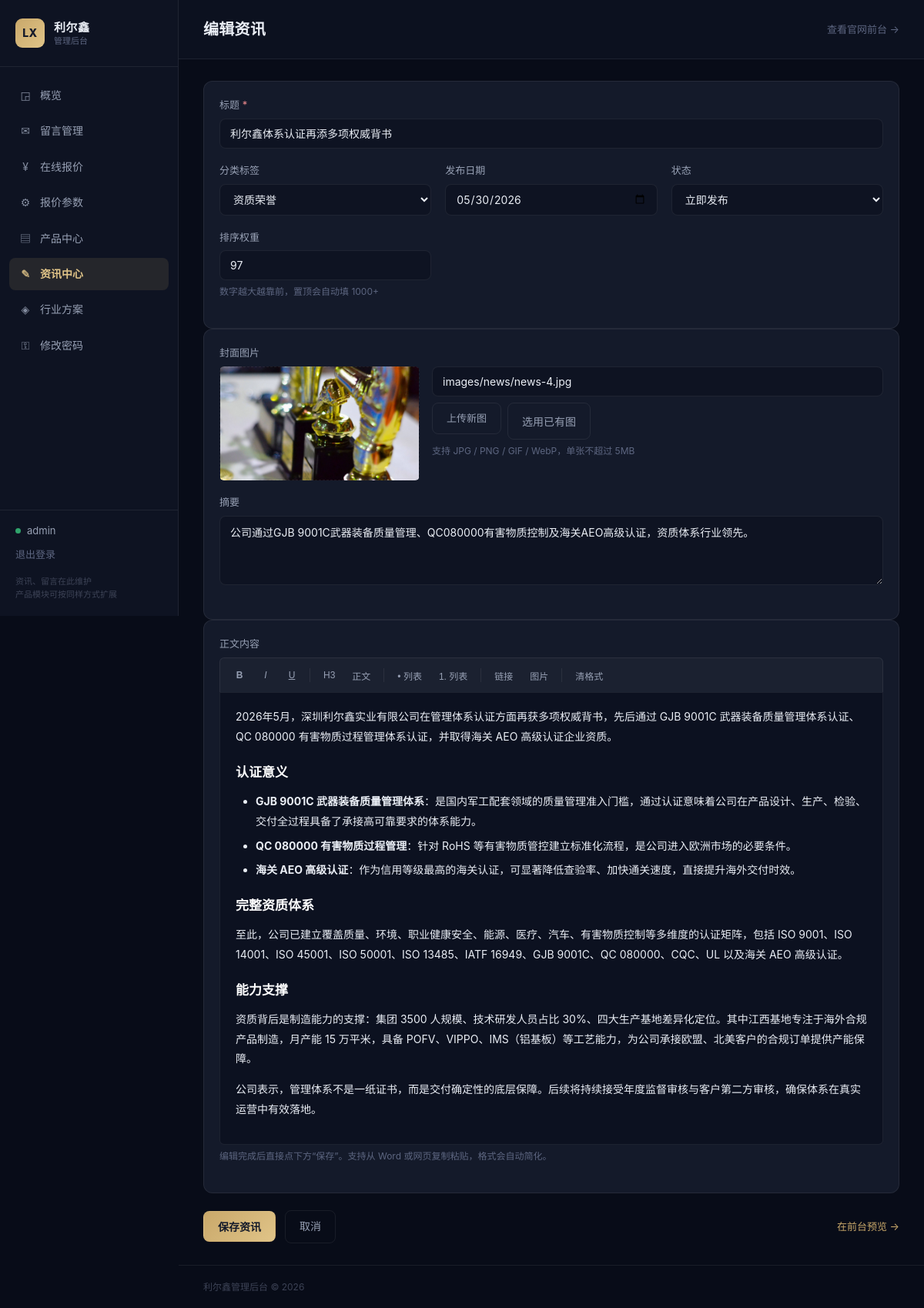
Page /admin/news.php?edit=4 (signed in) on the committed database.
### tables this page shows
CREATE TABLE IF NOT EXISTS `news` (
  `id` INT UNSIGNED NOT NULL AUTO_INCREMENT,
  `slug` VARCHAR(120) NOT NULL DEFAULT '' COMMENT '自定义标识，用于幂等导入',
  `title` VARCHAR(200) NOT NULL COMMENT '标题',
  `tag` VARCHAR(30) NOT NULL DEFAULT '' COMMENT '分类：企业动态/技术前沿/资质荣誉 等',
  `cover` VARCHAR(255) NOT NULL DEFAULT '' COMMENT '封面图路径，如 images/news/news-1.jpg',
  `excerpt` VARCHAR(500) NOT NULL DEFAULT '' COMMENT '摘要',
  `content` MEDIUMTEXT NULL COMMENT '正文（富文本 HTML，保存时过白名单）',
  `published_date` DATE NOT NULL COMMENT '发布日期',
  `status` TINYINT(1) NOT NULL DEFAULT 1 COMMENT '状态 1已发布 0草稿',
  `sort_weight` INT NOT NULL DEFAULT 0 COMMENT '排序权重，越大越靠前',
  `views` INT UNSIGNED NOT NULL DEFAULT 0 COMMENT '浏览量',
  `created_at` DATETIME NOT NULL DEFAULT CURRENT_TIMESTAMP,
  `updated_at` DATETIME NOT NULL DEFAULT CURRENT_TIMESTAMP ON UPDATE CURRENT_TIMESTAMP,
  PRIMARY KEY (`id`),
  UNIQUE KEY `uk_slug` (`slug`),
  KEY `idx_status_date` (`status`, `published_date`),
  KEY `idx_sort` (`sort_weight`)
);

### inc/bootstrap.php (called while the page is built, shortened)
<?php
function site_base(): string
{
    $script = str_replace('\\', '/', (string) ($_SERVER['SCRIPT_NAME'] ?? '/'));
    $dir = str_replace('\\', '/', dirname($script));
    $base = dirname($dir);
    if ($base === '/' || $base === '.' || $base === '') {
        $base = '';
    }
    return $base;
}
function site_url(string $path): string
{
    return site_base() . '/' . ltrim($path, '/');
}
function front_url(string $hash = '#/'): string
{
    return site_url('index.html' . $hash);
}
function e(string $value): string
{
    return htmlspecialchars($value, ENT_QUOTES | ENT_SUBSTITUTE, 'UTF-8');
}

### admin/news.php (the view, shortened to what this page needs)
<?php
require __DIR__ . '/../inc/bootstrap.php';
require __DIR__ . '/../inc/admin_layout.php';
$pdo = db();
$editId = (int) ($_GET['edit'] ?? 0);
$isNew = isset($_GET['new']);
if ($editId > 0 || $isNew) {
    $item = [
        'id' => 0,
        'title' => '',
        'tag' => '企业动态',
        'cover' => '',
        'excerpt' => '',
        'content' => '',
        'published_date' => date('Y-m-d'),
        'status' => 1,
        'sort_weight' => 0,
    ];
    if ($editId > 0) {
        $st = $pdo->prepare('SELECT * FROM news WHERE id = ?');
        $st->execute([$editId]);
        $found = $st->fetch();
        $item = $found;
    }
    $tagOptions = ['企业动态', '技术前沿', '合作动态', '资质荣誉', '展会动态', '行业洞察'];
    ?>
    <form method="post" id="newsForm" class="news-form">
        <div class="card">
            <div class="field">
                <label for="titleInput">标题 <span class="req">*</span></label>
                <input class="input" id="titleInput" name="title" type="text" maxlength="200"
                       required placeholder="请输入资讯标题"
                       value="<?= e($item['title']) ?>">
            </div>
            <div class="form-grid">
                <div class="field">
                    <label for="tagSelect">分类标签</label>
                    <select class="input" id="tagSelect" name="tag_select">
                        <?php foreach ($tagOptions as $opt): ?>
                            <option value="<?= e($opt) ?>" <?= $item['tag'] === $opt ? 'selected' : '' ?>><?= e($opt) ?></option>
                        <?php endforeach; ?>
                    </select>
                </div>
                <div class="field">
                    <label for="dateInput">发布日期</label>
                    <input class="input" id="dateInput" name="published_date" type="date"
                           value="<?= e($item['published_date']) ?>">
                </div>
                <div class="field">
                    <label for="statusSelect">状态</label>
                    <select class="input" id="statusSelect" name="status">
                        <option value="1" <?= $item['status'] ? 'selected' : '' ?>>立即发布</option>
                    </select>
                </div>
                <div class="field">
                    <label for="weightInput">排序权重</label>
                    <input class="input" id="weightInput" name="sort_weight" type="number"
                           value="<?= (int) $item['sort_weight'] ?>">
                    <div class="hint">数字越大越靠前，置顶会自动填 1000+</div>
                </div>
            </div>
        </div>
        <div class="card">
            <div class="field">
                <label>封面图片</label>
                <div class="cover-row">
                    <div class="cover-preview" id="coverPreview"
                         style="background-image:url('<?= $item['cover'] ? e($item['cover']) : '' ?>')">
                    </div>
                    <div class="cover-ops">
                        <input class="input" id="coverInput" name="cover" type="text"
                               placeholder="封面路径，如 images/news/news-1.jpg"
                               value="<?= e($item['cover']) ?>">
                        <div class="cover-btns">
                            <label class="btn btn-ghost" style="cursor:pointer">
                                上传新图
                            </label>
                            <button type="button" class="btn btn-ghost" id="pickCoverBtn">选用已有图</button>
                        </div>
                        <div class="hint">支持 JPG / PNG / GIF / WebP，单张不超过 5MB</div>
                    </div>
                </div>
            </div>
            <div class="field">
                <label for="excerptInput">摘要</label>
                <textarea class="input" id="excerptInput" name="excerpt" rows="2"
                          maxlength="500" placeholder="列表页显示的简短摘要，留空会自动从正文提取"><?= e($item['excerpt']) ?></textarea>
            </div>
        </div>
        <div class="card">
            <div class="field">
                <label>正文内容</label>
                <div class="editor-toolbar" id="editorToolbar">
                    <button type="button" data-cmd="bold" title="加粗"><b>B</b></button>
                    <button type="button" data-cmd="italic" title="斜体"><i>I</i></button>
                    <button type="button" data-cmd="underline" title="下划线"><u>U</u></button>
                    <button type="button" data-cmd="formatBlock" data-arg="h3" title="小标题">H3</button>
                    <button type="button" data-cmd="formatBlock" data-arg="p" title="正文段落">正文</button>
                    <button type="button" data-cmd="insertUnorderedList" title="无序列表">• 列表</button>
                    <button type="button" data-cmd="insertOrderedList" title="有序列表">1. 列表</button>
                    <button type="button" data-cmd="createLink" title="插入链接">链接</button>
                    <button type="button" id="insertImageBtn" title="插入图片">图片</button>
                    <button type="button" data-cmd="removeFormat" title="清除格式">清格式</button>
                </div>
                <div class="editor" id="contentEditor" contenteditable="true"><?= $item['content'] ?></div>
                <div class="hint">编辑完成后直接点下方“保存”。支持从 Word 或网页复制粘贴，格式会自动简化。</div>
            </div>
        </div>
        <div class="form-actions">
            <button class="btn btn-primary" type="submit">保存资讯</button>
            <a class="btn btn-ghost" href="news.php">取消</a>
            <?php if ($editId > 0): ?>
                <a class="link-btn" style="margin-left:auto"
                   href="<?= e(front_url('#/news/' . (int) $item['id'])) ?>" target="_blank" rel="noopener">在前台预览 →</a>
            <?php endif; ?>
        </div>
    </form>
    <?php
    exit;
}
?>

### admin/assets/admin.css (style rules this page uses)
:root { --a-bg: #080c18; --a-surface: #0e1322; --a-card: #141a2a; --a-hover: #1a2138; --a-border: rgba(255, 255, 255, 0.07); --a-text: #eaeef5; --a-text-2: #97a0b4; --a-muted: #5d6680; --a-gold: #c9a86a; --a-gold-lt: #e0c488; --a-red: #e5484d; --a-green: #30a46c; --a-blue: #3b6fd4; }
* { margin: 0; padding: 0; box-sizing: border-box; }
body { background: var(--a-bg); color: var(--a-text); font-family: -apple-system, BlinkMacSystemFont, "PingFang SC", "Microsoft YaHei", "Segoe UI", sans-serif; font-size: 14px; line-height: 1.6; -webkit-font-smoothing: antialiased; }
a { color: inherit; text-decoration: none; }
.card { background: var(--a-card); border: 1px solid var(--a-border); border-radius: 12px; padding: 20px; }
.link-btn { font-size: 13px; color: var(--a-gold); background: none; border: none; cursor: pointer; padding: 0; font-family: inherit; }
.btn { display: inline-flex; align-items: center; justify-content: center; gap: 6px; padding: 9px 18px; border-radius: 8px; border: 1px solid transparent; font-size: 14px; font-family: inherit; cursor: pointer; transition: opacity .18s, background .18s; }
.btn-primary { background: linear-gradient(135deg, #c9a86a 0%, #e0c488 100%); color: #141a2a; font-weight: 600; }
.btn-ghost { background: transparent; border-color: var(--a-border); color: var(--a-text-2); }
.field { margin-bottom: 18px; }
.field label { display: block; font-size: 13px; color: var(--a-text-2); margin-bottom: 7px; }
.input { width: 100%; padding: 10px 13px; border-radius: 8px; border: 1px solid var(--a-border); background: var(--a-surface); color: var(--a-text); font-size: 14px; font-family: inherit; }
textarea.input { resize: vertical; min-height: 90px; }
.news-form { max-width: 1000px; }
.form-grid { display: grid; grid-template-columns: repeat(auto-fit, minmax(220px, 1fr)); gap: 0 18px; }
.req { color: #f08b8f; }
.hint { font-size: 12px; color: var(--a-muted); margin-top: 6px; line-height: 1.5; }
.cover-row { display: flex; gap: 16px; align-items: flex-start; flex-wrap: wrap; }
.cover-preview { width: 260px; height: 148px; flex: none; border-radius: 6px; border: 1px dashed var(--a-border); background: #0c1120 center/cover no-repeat; display: flex; align-items: center; justify-content: center; }
.cover-ops { flex: 1; min-width: 260px; }
.cover-btns { display: flex; gap: 8px; margin-top: 8px; }
.editor-toolbar { display: flex; align-items: center; gap: 4px; flex-wrap: wrap; padding: 8px 10px; margin-bottom: -1px; border: 1px solid var(--a-border); border-radius: 6px 6px 0 0; background: rgba(255,255,255,.03); }
.editor-toolbar button { min-width: 30px; height: 28px; padding: 0 8px; background: transparent; border: 1px solid transparent; border-radius: 4px; color: var(--a-text-2); font-size: 12px; cursor: pointer; }
.editor { min-height: 420px; padding: 18px 20px; border: 1px solid var(--a-border); border-radius: 0 0 6px 6px; background: #0c1120; color: var(--a-text); font-size: 14px; line-height: 1.85; outline: none; overflow-y: auto; }
.editor p { margin: 0 0 14px; }
.editor h2, .editor h3, .editor h4 { margin: 22px 0 12px; line-height: 1.4; color: #fff; }
.editor h3 { font-size: 17px; }
.editor ul, .editor ol { margin: 0 0 14px 22px; padding-left: 4px; }
.editor li { margin-bottom: 6px; }
.form-actions { display: flex; align-items: center; gap: 12px; margin-top: 22px; flex-wrap: wrap; }

### rows in the picture
news: title "利尔鑫体系认证再添多项权威背书", published_date "05/30/2026", status "立即发布", sort_weight "97", cover (picture), cover "images/news/news-4.jpg", excerpt "公司通过GJB 9001C武器装备质量管理、QC080000有害物质控制及海关AEO高级认证，资质体系行业领先。", content "2026年5月，深圳利尔鑫实业有限公司在管理体系认证方面再获多项权威背书，先后通过 GJB 9001C 武器装备质量管理体系认证、QC 080000 有害物质过程管理体系认证，并取得海关 AEO 高级认证企业资质。 认证意义 GJB 9001C 武器装备质量管理体系 ：是国内军工配套领域的质量管理准入门槛，通过认证意味着公司在产品设计、生产、检验、交付全过程具备了承接高可靠要求的体系能力。 QC 080000 有害物质过程管理 ：针对 RoHS 等有害物质管控建立标准化流程，是公司进入欧洲市场的必要条件。 海关 AEO 高级认证 ：作为信用等级最高的海关认证，可显著降低查验率、加快通关速度，直接提升海外交付时效。 完整资质体系 至此，公司已建立覆盖质量、环境、职业健康安全、能源、医疗、汽车、有害物质控制等多维度的认证矩阵，包括 ISO 9001、ISO 14001、ISO 45001、ISO 50001、ISO 13485、IATF 16949、GJB 9001C、QC 080000、CQC、UL 以及海关 AEO 高级认证。 能力支撑 资质背后是制造能力的支撑：集团 3500 人规模、技术研发人员占比 30%、四大生产基地差异化定位。其中江西基地专注于海外合规产品制造，月产能 15 万平米，具备 POFV、VIPPO、IMS（铝基板）等工艺能力，为公司承接欧盟、北美客户的合规订单提供产能保障。 公司表示，管理体系不是一纸证书，而是交付确定性的底层保障。后续将持续接受年度监督审核与客户第二方审核，确保体系在真实运营中有效落地。"

### other values in the picture
$item['icon'] "◲"
$item['label'] "概览"
$item['icon'] "✉"
$item['label'] "留言管理"
$item['icon'] "¥"
$item['label'] "在线报价"
$item['icon'] "⚙"
$item['label'] "报价参数"
$item['icon'] "▤"
$item['label'] "产品中心"
$item['icon'] "✎"
$item['label'] "资讯中心"
$item['icon'] "◈"
$item['label'] "行业方案"
$item['icon'] "⚿"
